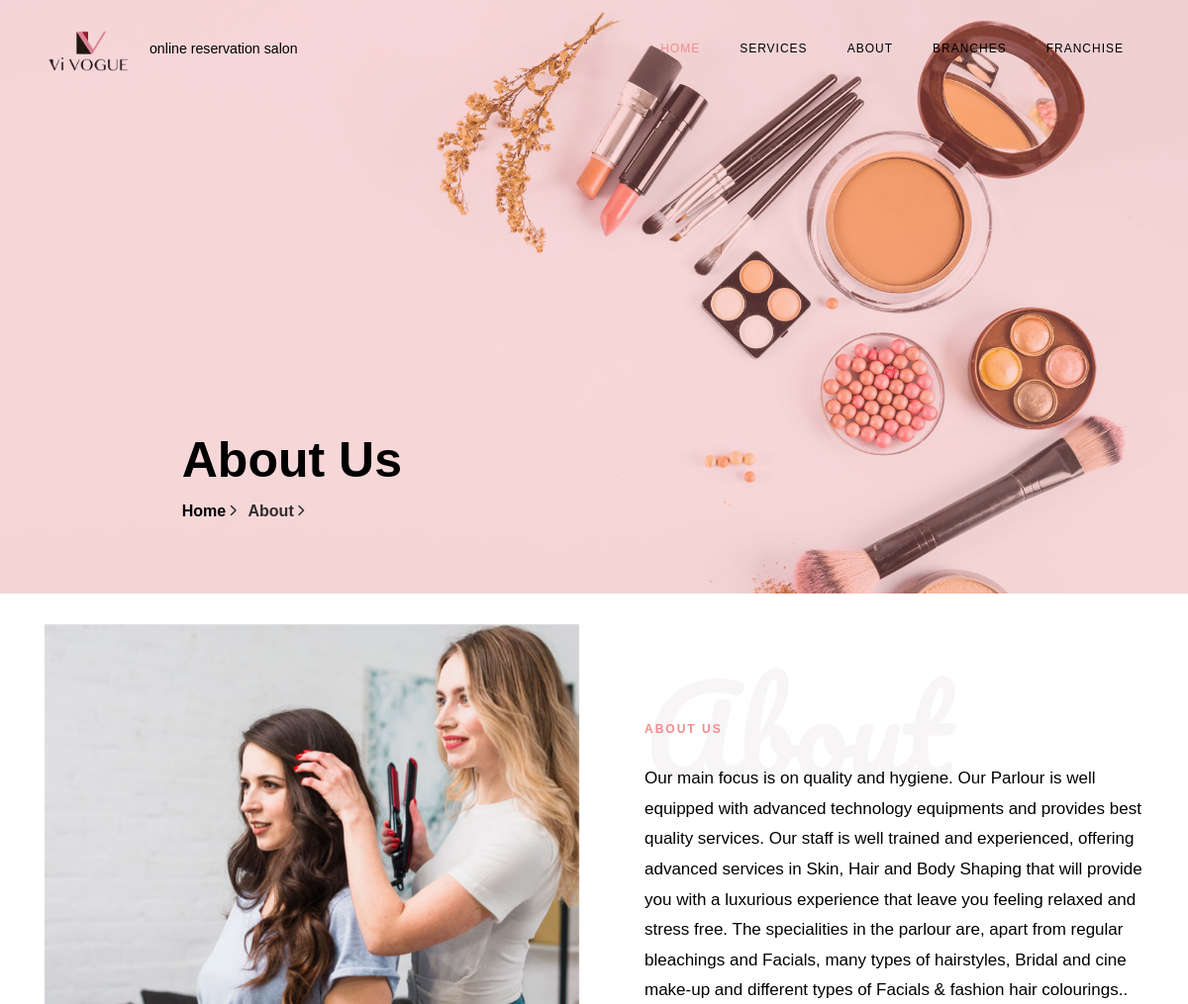
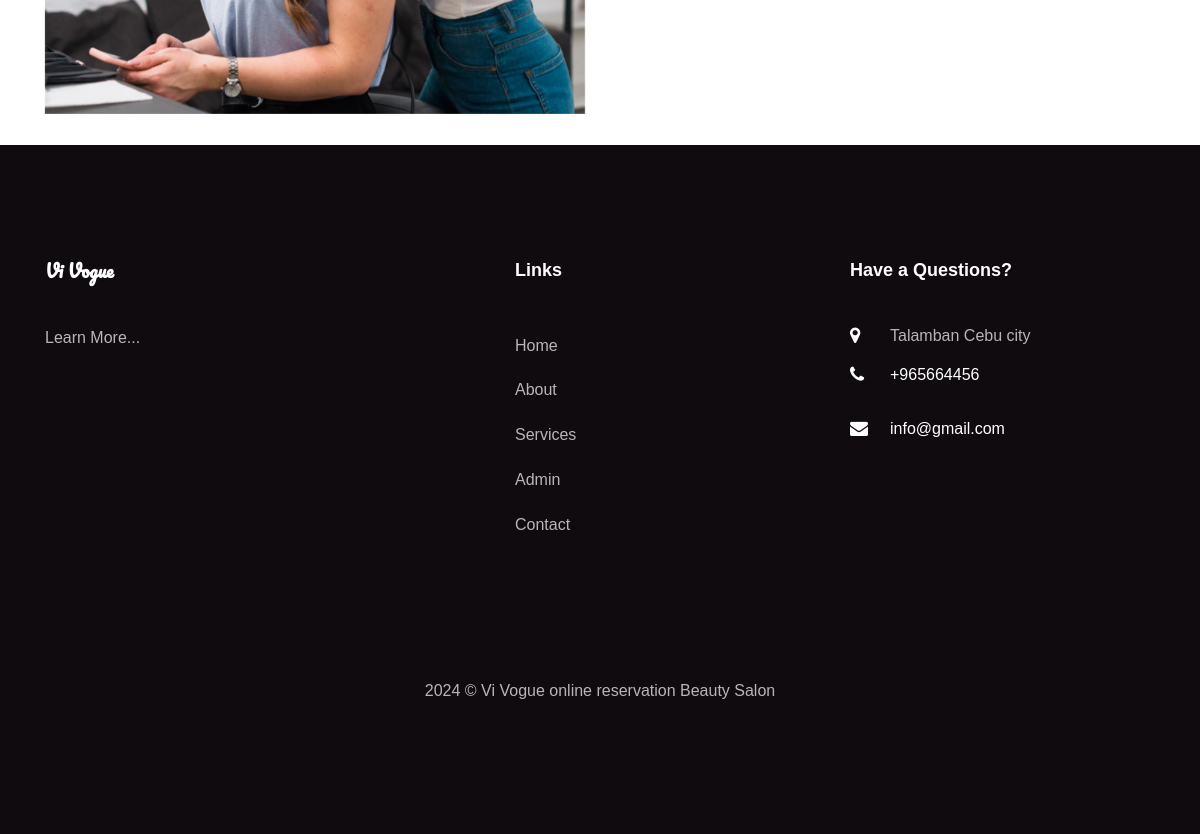
The page /bpms/about.php on the database its author committed (2 pictures, top to bottom).
### tables this page shows
CREATE TABLE `tblpage` (
  `ID` int(10) NOT NULL,
  `PageType` varchar(200) DEFAULT NULL,
  `PageTitle` mediumtext DEFAULT NULL,
  `PageDescription` mediumtext DEFAULT NULL,
  `Email` varchar(200) DEFAULT NULL,
  `MobileNumber` bigint(10) DEFAULT NULL,
  `UpdationDate` date DEFAULT NULL,
  `Timing` varchar(200) NOT NULL
);

### bpms/about.php (the view, shortened to what this page needs)
<?php
include('includes/dbconnection.php');
?>
<!DOCTYPE html>
<html lang="en">
  <head>
    <link rel="stylesheet" href="css/open-iconic-bootstrap.min.css">
    <link rel="stylesheet" href="css/animate.css">
    <link rel="stylesheet" href="css/owl.carousel.min.css">
    <link rel="stylesheet" href="css/owl.theme.default.min.css">
    <link rel="stylesheet" href="css/magnific-popup.css">
    <link rel="stylesheet" href="css/aos.css">
    <link rel="stylesheet" href="css/ionicons.min.css">
    <link rel="stylesheet" href="css/bootstrap-datepicker.css">
    <link rel="stylesheet" href="css/jquery.timepicker.css">
    <link rel="stylesheet" href="css/flaticon.css">
    <link rel="stylesheet" href="css/icomoon.css">
    <link rel="stylesheet" href="css/style.css">
  </head>
  <body>
	  <?php include_once('includes/header.php');?>
    <section class="hero-wrap hero-wrap-2" style="background-image: url('images/bg-2.jpg');" data-stellar-background-ratio="0.5">
      <div class="overlay"></div>
      <div class="container">
        <div class="row no-gutters slider-text js-fullheight align-items-end justify-content-center">
          <div class="col-md-9 ftco-animate pb-5">
            <h2 class="mb-0 bread">About Us</h2>
            <p class="breadcrumbs"><span class="mr-2"><a href="index.php">Home <i class="ion-ios-arrow-forward"></i></a></span> <span>About <i class="ion-ios-arrow-forward"></i></span></p>
          </div>
        </div>
      </div>
    </section>
    <br>
    <section class="ftco-section ftco-no-pb ftco-no-pt">
			<div class="container">
				<div class="row">
					<div class="col-md-6 d-flex">
						<div class="p-md-5 img img-2 d-flex justify-content-center align-items-center" style="background-image: url(images/about.jpg);">
						</div>
					</div>
					<div class="col-md-6 py-md-5 pb-5 wrap-about pb-md-5 ftco-animate">
						<?php
$ret=mysqli_query($con,"select * from tblpage where PageType='aboutus' ");
while ($row=mysqli_fetch_array($ret)) {
?>
	          <div class="heading-section mb-4 mt-md-5">
	          	<h1 class="big">About</h1>
	          	<span class="subheading"><?php  echo $row['PageTitle'];?></span>
	          </div>
	          <div class="pb-md-5">
							<p><?php  echo $row['PageDescription'];?>.</p>
						</div>
						<?php } ?>
					</div>
				</div>
			</div>
		</section>
		<br>
   <?php include_once('includes/footer.php');?>
  </body>
</html>

### bpms/includes/footer.php (shortened to what this page needs)
 <?php
include('includes/dbconnection.php');
?>
 <footer class="ftco-footer ftco-section">
      <div class="container">
        <div class="row mb-5">
          <div class="col-md">
            <div class="ftco-footer-widget mb-4">
              <h2 class="ftco-heading-2 logo">Vi Vogue</h2>
              <?php
$ret=mysqli_query($con,"select * from tblpage where PageType='aboutus' ");
while ($row=mysqli_fetch_array($ret)) {
?>
              <p><a href="about.php">Learn More...</a></p><?php } ?>
            </div>
          </div>
          <div class="col-md" style="padding-left: 150px">
             <div class="ftco-footer-widget mb-4">
              <h2 class="ftco-heading-2">Links</h2>
              <ul class="list-unstyled">
                <li><a href="index.php" class="py-2 d-block">Home</a></li>
                <li><a href="about.php" class="py-2 d-block">About</a></li>
                <li><a href="services.php" class="py-2 d-block">Services</a></li>
                <li><a href="admin/index.php" class="py-2 d-block">Admin</a></li>
                <li><a href="contact.php" class="py-2 d-block">Contact</a></li>
              </ul>
            </div>
          </div>
          <div class="col-md">
            <div class="ftco-footer-widget mb-4">
            	<h2 class="ftco-heading-2">Have a Questions?</h2>
            	<div class="block-23 mb-3">
                <?php
$ret=mysqli_query($con,"select * from tblpage where PageType='contactus' ");
while ($row=mysqli_fetch_array($ret)) {
?>
	              <ul>
	                <li><span class="icon icon-map-marker"></span><span class="text"><?php  echo $row['PageDescription'];?></span></li>
	                <li><a href="#"><span class="icon icon-phone"></span><span class="text">+<?php  echo $row['MobileNumber'];?></span></a></li>
	                <li><a href="https://www.facebook.com/profile.php?id=61557668187380"><span class="icon icon-envelope"></span><span class="text"><?php  echo $row['Email'];?></span></a></li>
	              </ul>
	            </div>
               <?php } ?>
            </div>
          </div>
        </div>
        <div class="row">
          <div class="col-md-12 text-center">
<br>
<br>
            <p>
  2024 &copy; Vi Vogue online reservation Beauty Salon  </p>
          </div>
        </div>
      </div>
    </footer>

### bpms/css/icomoon.css (style rules this page uses)
[class^="icon-"], [class*=" icon-"] { font-family: 'icomoon' !important; speak: none; font-style: normal; font-weight: normal; font-variant: normal; text-transform: none; line-height: 1; -webkit-font-smoothing: antialiased; -moz-osx-font-smoothing: grayscale; }
.icon-map-marker:before { content: "\f041"; }
.icon-phone:before { content: "\f095"; }
.icon-envelope:before { content: "\f0e0"; }

### rows shown on the page
tblpage: PageTitle "ABOUT US", PageDescription "Our main focus is on quality and hygiene. Our Parlour is well equipped with advanced technology equipments and provides best quality services. Our staff is well trained and experienced, offering advanced services in Skin, Hair and Body Shaping that will provide you with a luxurious experience that leave you feeling relaxed and stress free. The specialities in the parlour are, apart from regular bleachings and Facials, many types of hairstyles, Bridal and cine make-up and different types of Facials & fashion hair colourings."
tblpage: PageDescription "Talamban Cebu city", MobileNumber "965664456", Email "info@gmail.com"
